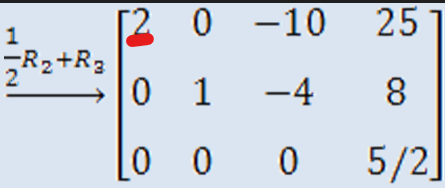
#> input picture 2.png, 445 x 188 px
$ python -i utils.py   (imports and definitions only)
#> lines starting #> are read from the running program, lines starting #| are printed output that depends on the picture; after the words box and inside, x2 and y2 are one past the last pixel; in counts of white or black regions, pixels touching at a corner belong together
#> further down, picture is the input picture: shape (188, 445, 3); mean B, G, R 223.2, 212.7, 204.9
import os
import shutil
import tempfile
import cv2
import numpy as np
from fastapi import UploadFile


# [13 lines left out: functions cleanup_temp_dir, resize_frame, not called in this run]


def crop_black_edges(image: np.ndarray) -> np.ndarray:
    """Detecta y recorta los bordes negros resultantes del proceso de stitching."""
    gray = cv2.cvtColor(image, cv2.COLOR_BGR2GRAY)
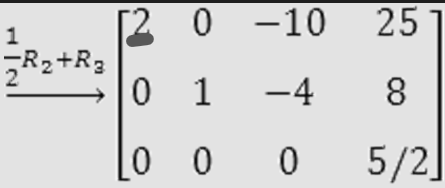
#> gray: shape (188, 445); min 0, max 255, mean 211.3
    _, thresh = cv2.threshold(gray, 1, 255, cv2.THRESH_BINARY)
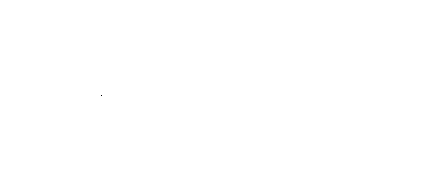
#> thresh: shape (188, 445); 100% white; black in thin lines or dots, all inside (x1, y1, x2, y2) = (101, 95, 102, 96)

    x, y, w, h = cv2.boundingRect(thresh)
#> x = 0; y = 0; w = 445; h = 188
    margin_x = int(w * 0.05)
#> margin_x = 22
    margin_y = int(h * 0.05)
#> margin_y = 9

    x1 = x + margin_x
#> x1 = 22
    y1 = y + margin_y
#> y1 = 9
    x2 = x + w - margin_x
#> x2 = 423
    y2 = y + h - margin_y
#> y2 = 179

    if x2 > x1 and y2 > y1:
        return image[y1:y2, x1:x2]
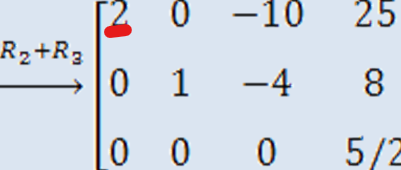
#> returned value: shape (170, 401, 3); mean of channels 0, 1, 2 226.8, 216.1, 208.3; drawn as B, G, R
    return image[y:y + h, x:x + w]


# [16 lines not run here, left out]


# [57 lines left out: functions extract_frames_from_video, stitch_frames, not called in this run]


# [35 lines not run here, left out]

>>> import cv2
>>> picture = cv2.imread('../../../2.png')
>>> result = crop_black_edges(picture)
